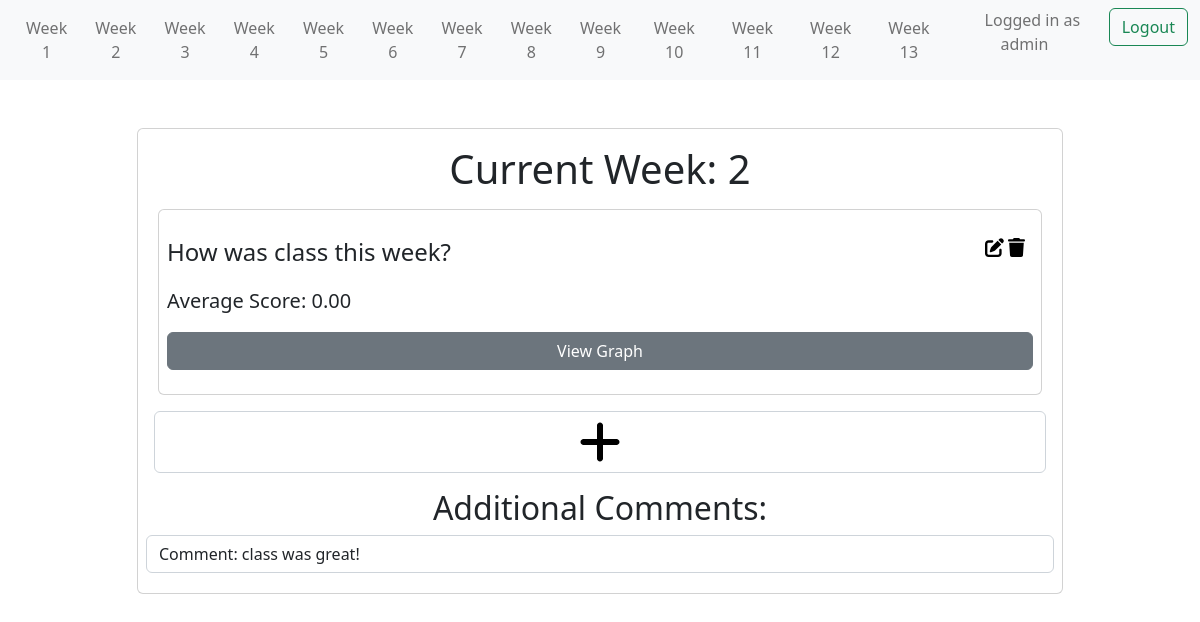
The page /survey/week/2 (signed in) on the database its author committed.
### survey/models.py (models this page shows, shortened)
class SurveyQuestion(models.Model):
    question = models.CharField(max_length=300)
    week = models.ForeignKey('Week',db_column='week_number', on_delete=models.CASCADE, default=1)
    total_responses = models.IntegerField(default=0)
    total_score = models.IntegerField(default=0)
    average_score = models.FloatField(default=0)
    option_1_count = models.IntegerField(default=0)
    option_2_count = models.IntegerField(default=0)
    option_3_count = models.IntegerField(default=0)
    option_4_count = models.IntegerField(default=0)
    option_5_count = models.IntegerField(default=0)

class Comment(models.Model):
    week = models.ForeignKey('Week',db_column='week_number', on_delete=models.CASCADE, default=1)
    comment = models.TextField(max_length=500)
    def __str__(self):
        return f"Comment: {self.comment}"

### survey/views.py (the view)
# urls.py: path('week/<int:week>', views.week_questions, name='week_questions'),
def week_questions(request, week):
    questions = SurveyQuestion.objects.filter(week=week).all()
    questionCount = SurveyQuestion.objects.count()
    comments = Comment.objects.filter(week=week).all()
    SurveyFormSet = formset_factory(SurveyForm, extra=questionCount)
    formset =  SurveyFormSet()
    questionForm = zip(questions,formset)
    commentForm = CommentForm()
    if request.method == "POST":
        form = SurveyForm(request.POST)
        comment = CommentForm(request.POST)
        if form.is_valid() and comment.is_valid():
            commentText = comment.cleaned_data['comment']
            Comment.objects.create(comment=commentText,week=Week.objects.get(week_number=week))
            for i in range(questionCount):
                var = 'form-' + str(i) + '-score'
                score = request.POST.get(var , 0)
                if score == 0:
                    continue
                else:
                    question = questions[i]
                    if score == 'option1':
                        question.option_1_count += 1
                        score = 1
                    elif score == 'option2':
                        question.option_2_count += 1
                        score = 2
                    elif score == 'option3':
                        question.option_3_count += 1
                        score = 3
                    elif score == 'option4':
                        question.option_4_count += 1
                        score = 4
                    else:
                        question.option_5_count += 1
                        score = 5
                    question.total_responses += 1
                    question.total_score += score
                    question.average_score = (question.total_score / question.total_responses)
                    question.save()
            return redirect(reverse('survey:thank_you'))
        else:
            print(form.errors)
            return render(request,'survey/week_questions.html', context={'questions' : questions, 'week' : week, 'questionForm' : questionForm})
    else:
        if questions:
            return render(request,'survey/week_questions.html', context={'questions' : questions, 'week' : week, 'questionForm' : questionForm
                                                                        ,'comment' : commentForm, 'comments':comments})
        else:
            return render(request,'survey/week_questions.html', context={'questions' : questions, 'week' : week,
                                                        'error':'No questions for this week!','comment' : commentForm,'comments':comments})

### survey/templates/survey/week_questions.html (shortened to what this page needs)
{% extends 'survey/base.html' %}
{% load crispy_forms_tags %}
{% load static %}
{% block content %}
<div class="container mt-5">
  <div class="row d-flex justify-content-center">
    <div class="col-md-10">
      <div class="card px-2 py-3" id="form1">
        <div class="text-center">
          <h1>Current Week: {{ week }}</h1>
        </div>
        {% if user.is_authenticated %}
        {% for question in questions %}
        <div class="container mt-2">
          <div class="row d-flex justify-content-center">
            <div class="col-md-18">
              <div class="card px-2 py-4">
                <div id="question">
                  <div class="fs-4" style="display: inline;">
                    {{ question.question }}
                  </div>
                  <div style="display: inline; float: right; width: 3em;" id="icons" class="">
                    <a href="{% url 'survey:update_question' question.id %}"
                      ><img
                        src="{% static 'survey/pen-to-square-solid.svg' %}"
                        id="editImage"
                    /></a>
                    <a href="{% url 'survey:delete_question' question.id %}"
                      ><img src="{% static 'survey/trash-solid.svg' %}" id="deleteImage"
                    /></a>
                  </div>
                </div>
                <div class="fs-5 justify-content-center py-3" style="display: inline;">Average Score: {{ question.average_score|floatformat:2 }}</div>
                <a href="{% url 'survey:resultspage' question.id %}" style="display: inline;" type="button" class="btn btn-secondary ">View Graph</a>
              </div>
            </div>
          </div>
        </div>
        {% endfor %}
        <a href="{% url 'survey:create_question' week=week %}" class="py-3 px-2">
          <div class="form-control input-normal">
              <img src="{% static 'survey/plus-solid.svg' %}" id="submitImage"/>
          </div>
        </a>
        {% if comments %}
        <div class="text-center">
          <h2>Additional Comments:</h2>
        </div>
        {% for comment in comments %}
          <div class="form-control mb-1">{{ comment }}</div>
        {% endfor %}
        {% endif %}
        {% endif %}
      </div>
    </div>
  </div>
</div>
{% endblock %}

### survey/templates/survey/base.html (shortened to what this page needs)
<!DOCTYPE html>
<html lang="en">
  <head>
    <link
      href="https://cdn.jsdelivr.net/npm/bootstrap@5.2.0-beta1/dist/css/bootstrap.min.css"
      rel="stylesheet"
    />
  </head>
  <body>
    <nav class="navbar navbar-expand-lg bg-light">
      <div class="container-fluid">
        <div class="collapse navbar-collapse" id="navbarNav">
          <ul class="navbar-nav nav-fill w-100">
            <li class="nav-item">
              <a
                class="nav-link"
                href="{% url 'survey:week_questions' 1 %}"
                aria-current="page"
                >Week 1</a
              >
            </li>
            <li class="nav-item">
              <a class="nav-link" href="{% url 'survey:week_questions' 2 %}"
                >Week 2</a
              >
            </li>
            <li class="nav-item">
              <a class="nav-link" href="{% url 'survey:week_questions' 3 %}"
                >Week 3</a
              >
            </li>
            <li class="nav-item">
              <a class="nav-link" href="{% url 'survey:week_questions' 4 %}"
                >Week 4</a
              >
            </li>
            <li class="nav-item">
              <a class="nav-link" href="{% url 'survey:week_questions' 5 %}"
                >Week 5</a
              >
            </li>
            <li class="nav-item">
              <a class="nav-link" href="{% url 'survey:week_questions' 6 %}"
                >Week 6</a
              >
            </li>
            <li class="nav-item">
              <a class="nav-link" href="{% url 'survey:week_questions' 7 %}"
                >Week 7</a
              >
            </li>
            <li class="nav-item">
              <a class="nav-link" href="{% url 'survey:week_questions' 8 %}"
                >Week 8</a
              >
            </li>
            <li class="nav-item">
              <a class="nav-link" href="{% url 'survey:week_questions' 9 %}"
                >Week 9</a
              >
            </li>
            <li class="nav-item">
              <a class="nav-link" href="{% url 'survey:week_questions' 10 %}"
                >Week 10</a
              >
            </li>
            <li class="nav-item">
              <a class="nav-link" href="{% url 'survey:week_questions' 11 %}"
                >Week 11</a
              >
            </li>
            <li class="nav-item">
              <a class="nav-link" href="{% url 'survey:week_questions' 12 %}"
                >Week 12</a
              >
            </li>
            <li class="nav-item">
              <a class="nav-link" href="{% url 'survey:week_questions' 13 %}"
                >Week 13</a
              >
            </li>
            {% if user.is_authenticated %}
            <li class="nav-item">
            <span class="navbar-text mx-2" > Logged in as {{user.username}} </span>
            </li>
            <form
              action="{% url 'survey:log_out' %}"
              method="POST"
              class="d-flex"
            >
              <li class="nav-item">
                <button type="submit" class="btn btn-outline-success">
                  Logout
                </button>
              </li>
            </form>
          {% endif %}
        </div>
      </div>
    </nav>
    {% block content %} {% endblock %}
  </body>
</html>

### survey/templates/survey/week_questions.html (style rules this page uses)
#editImage { max-height: 1.2em; min-height: 0.5em; }
#deleteImage { max-height: 1.2em; min-height: 0.5em; }
#submitImage { height:3em; margin: auto; display: block; }

### rows shown on the page
SurveyQuestion: question "How was class this week?", average_score "0.00"
Comment: comment "Comment: class was great!"

### other values the page prints
{{ user.username }} "admin"
{{ week }} "2"
